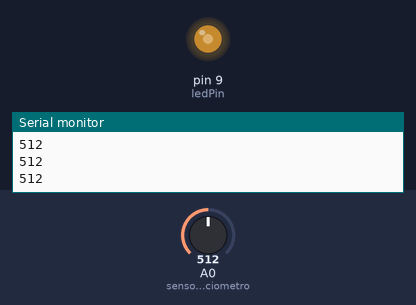
Bench run of a sketch on a simulated Arduino Uno, built with avr-gcc and run on an emulated ATmega328P. On the bench: output pins drawn as LEDs (lit = HIGH), the last lines printed to the serial monitor. The inputs (shaded band) are chosen by the test bench; at power-on: A0 (sensorDoPotenciometro) = 512.

Above: at 1.3 s.
1.4 s: A0 (sensorDoPotenciometro) set to 716
At 2.5 s:
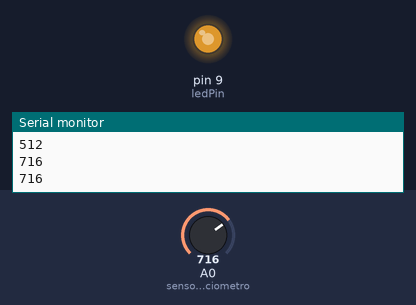
3.0 s: A0 (sensorDoPotenciometro) set to 900
At 3.7 s:
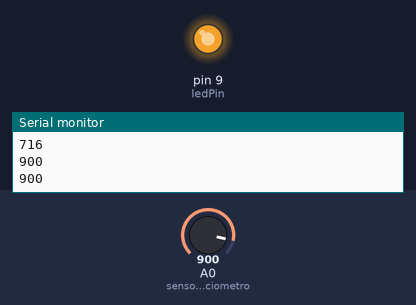
4.5 s: A0 (sensorDoPotenciometro) set to 122
At 4.8 s:
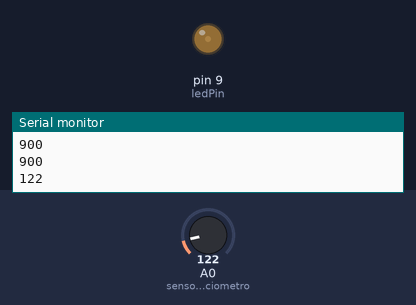
6.0 s: A0 (sensorDoPotenciometro) set to 0
At 7.2 s:
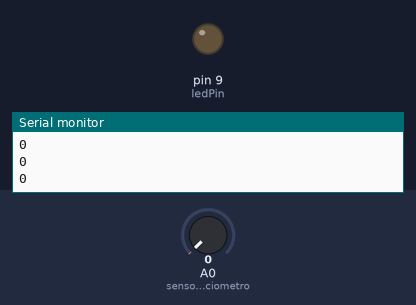
Timing chart, 0 to 8.5 s (numbered marks = the images above; inputs shaded):
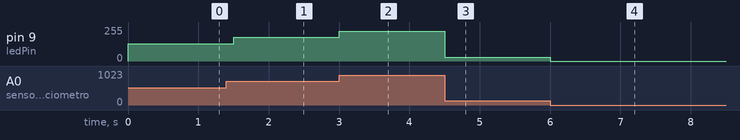

Measured:
- after the input at 1.4 s, pin 9 (ledPin): 128/255 → 179/255 after 0.10 s
- after the input at 3.0 s, pin 9 (ledPin): 179/255 → 225/255 at once
- after the input at 4.5 s, pin 9 (ledPin): 225/255 → 30/255 at once
- after the input at 6.0 s, pin 9 (ledPin): 30/255 → 0/255 at once

The sketch:

potenciometroLed.ino
```cpp
const int sensorDoPotenciometro = 0;
int potenciometroLida = 0;
int ledPin = 9;
void setup()
{
  Serial.begin(9600);
  pinMode(ledPin,OUTPUT);
}

void loop()
{
  potenciometroLida = analogRead(sensorDoPotenciometro);
  analogWrite(ledPin,potenciometroLida/4);
  Serial.println(potenciometroLida);
  delay(500);

}
```
